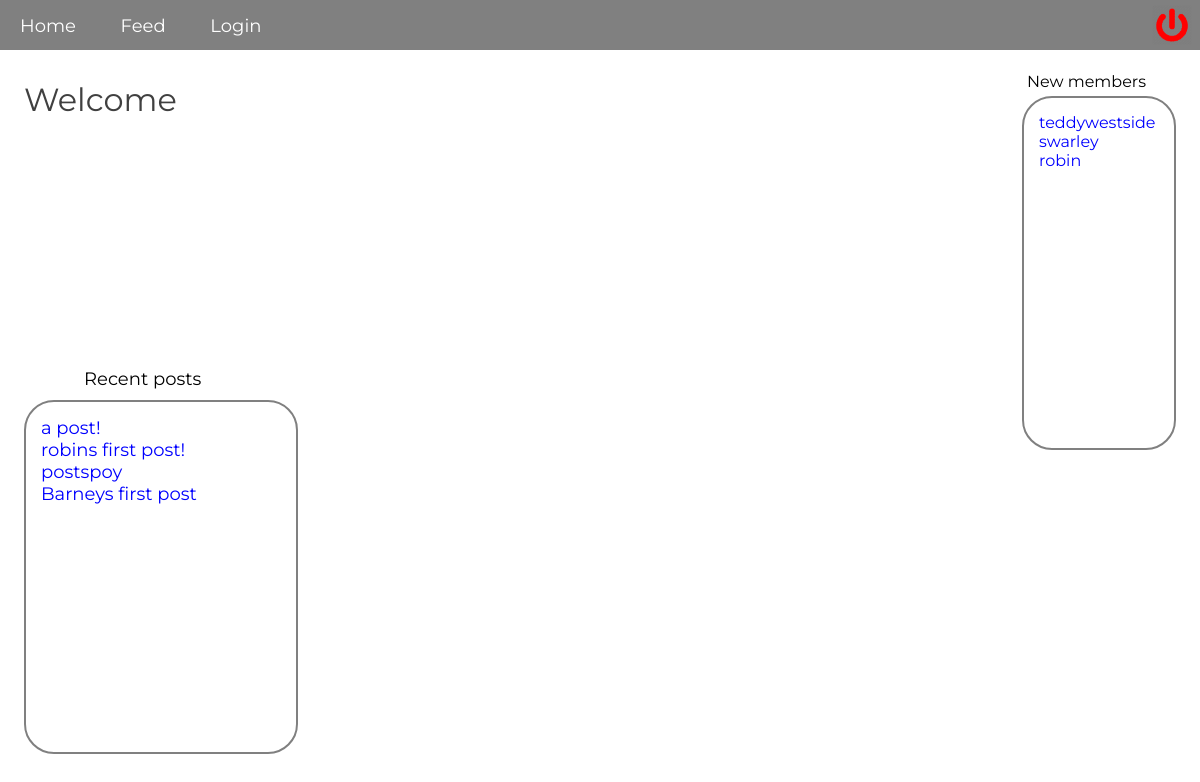
The page / on the database its author committed.
### tables this page shows
CREATE TABLE "users" (
        `id`    INTEGER NOT NULL PRIMARY KEY AUTOINCREMENT UNIQUE,
        `name`  VARCHAR NOT NULL,
        `username`      VARCHAR NOT NULL UNIQUE,
        `email` VARCHAR NOT NULL,
        `password`      VARCHAR NOT NULL,
        `biography`     VARCHAR NOT NULL,
        `img`           VARCHAR,
        `joined`     VARCHAR
);

CREATE TABLE "posts" (
        `id`       INTEGER NOT NULL,
        `post_id`       INTEGER NOT NULL PRIMARY KEY AUTOINCREMENT UNIQUE,
        `title` VARCHAR NOT NULL,
        `description`   VARCHAR NOT NULL,
        `url`   VARCHAR NOT NULL,
        `posted`      VARCHAR,
        `edited`     VARCHAR
);

### logic/homePage.php (called while the page is built)
<?php
$query = "SELECT * FROM users ORDER BY joined DESC LIMIT 10";
$statement = $pdo->prepare($query);
$statement->execute();
$users = $statement->fetchAll(PDO::FETCH_ASSOC);
$query = "SELECT * FROM posts ORDER BY posted DESC LIMIT 15";
$statement = $pdo->prepare($query);
$statement->execute();
$posts = $statement->fetchAll(PDO::FETCH_ASSOC);

### index.php (the view)
<?php
require __DIR__.'/views/header.php';
require __DIR__.'/logic/homePage.php';
?>
<p class="header-text">Welcome</p>
<div class="new-members-header">New members</div>
<div class="new-members">
   <?php foreach($users as $user): ?>
      <div class="member-username">
          <a href="/pages/profile.php?id=<?php echo $user['id'] ?>" class="member-username"><?php echo $user['username']; ?></a>
      </div>
   <?php endforeach; ?>
</div>
<div class="new-posts-header">Recent posts</div>
<div class="new-posts">
   <?php foreach($posts as $post): ?>
      <a href="/pages/comment.php?id=<?php echo $post['post_id'] ?>" class="member-title"><?php echo $post['title']; ?></a>
<br>
   <?php endforeach; ?>
</div>
<?php require __DIR__.'/views/footer.php'; ?>

### css/main.css (style rules this page uses)
* { margin: 0px; font-family: Montserrat; }
body { color: #404040; background-size: cover; background-attachment: fixed; }
a { text-decoration: none; outline: none; margin: 20px; color: white; }
.header-text { font-size: 32px; position: fixed; top: 10%; left: 2%; }
.new-members-header { position: absolute; top: 9%; right: 4.5%; color: black; }
.new-members { position: absolute; top: 12%; right: 2%; width: 10%; height: 40%; background-color: white; border: 2px solid grey;; color: black; padding: 15px; border-radius: 30px; }
.new-posts-header { position: absolute; top: 46%; left: 7%; color: black; font-size: 18px; }
.new-posts { position: absolute; top: 50%; left: 2%; width: 20%; height: 40%; background-color: white; border: 2px solid grey;; color: black; padding: 15px; border-radius: 30px; }
.member-username { margin: 0; color: blue; font-size: 16px; }
.member-title { margin: 0; color: blue; font-size: 18px; }

### rows shown on the page
users: username "teddywestside"
users: username "swarley"
users: username "robin"
posts: title "a post!"
posts: title "robins first post!"
posts: title "postspoy"
posts: title "Barneys first post"
